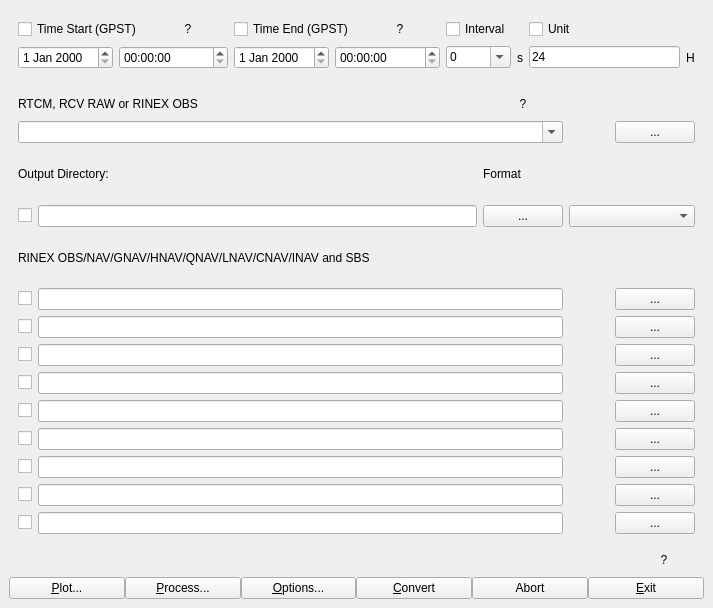
<?xml version="1.0" encoding="UTF-8"?>
<ui version="4.0">
 <class>MainWindow</class>
 <widget class="QMainWindow" name="MainWindow">
  <property name="geometry">
   <rect>
    <x>0</x>
    <y>0</y>
    <width>713</width>
    <height>608</height>
   </rect>
  </property>
  <property name="windowTitle">
   <string>MainWindow</string>
  </property>
  <widget class="QWidget" name="centralwidget">
   <layout class="QVBoxLayout" name="verticalLayout">
    <item>
     <widget class="QWidget" name="Panel1" native="true">
      <property name="sizePolicy">
       <sizepolicy hsizetype="Preferred" vsizetype="Fixed">
        <horstretch>0</horstretch>
        <verstretch>0</verstretch>
       </sizepolicy>
      </property>
      <layout class="QGridLayout" name="gridLayout">
       <item row="1" column="8">
        <widget class="QLineEdit" name="TimeUnit">
         <property name="text">
          <string>24</string>
         </property>
        </widget>
       </item>
       <item row="0" column="3" colspan="2">
        <widget class="QCheckBox" name="TimeEndF">
         <property name="text">
          <string>Time End (GPST)</string>
         </property>
        </widget>
       </item>
       <item row="1" column="6">
        <widget class="QComboBox" name="TimeInt">
         <property name="editable">
          <bool>true</bool>
         </property>
         <item>
          <property name="text">
           <string>0</string>
          </property>
         </item>
         <item>
          <property name="text">
           <string>0.05</string>
          </property>
         </item>
         <item>
          <property name="text">
           <string>0.1</string>
          </property>
         </item>
         <item>
          <property name="text">
           <string>0.2</string>
          </property>
         </item>
         <item>
          <property name="text">
           <string>0.25</string>
          </property>
         </item>
         <item>
          <property name="text">
           <string>0.5</string>
          </property>
         </item>
         <item>
          <property name="text">
           <string>1</string>
          </property>
         </item>
         <item>
          <property name="text">
           <string>5</string>
          </property>
         </item>
         <item>
          <property name="text">
           <string>10</string>
          </property>
         </item>
         <item>
          <property name="text">
           <string>15</string>
          </property>
         </item>
         <item>
          <property name="text">
           <string>30</string>
          </property>
         </item>
         <item>
          <property name="text">
           <string>60</string>
          </property>
         </item>
        </widget>
       </item>
       <item row="1" column="3">
        <widget class="QDateEdit" name="TimeY2"/>
       </item>
       <item row="0" column="2">
        <widget class="QPushButton" name="BtnTime1">
         <property name="sizePolicy">
          <sizepolicy hsizetype="Fixed" vsizetype="Fixed">
           <horstretch>0</horstretch>
           <verstretch>0</verstretch>
          </sizepolicy>
         </property>
         <property name="text">
          <string>?</string>
         </property>
         <property name="flat">
          <bool>true</bool>
         </property>
        </widget>
       </item>
       <item row="1" column="0">
        <widget class="QDateEdit" name="TimeY1"/>
       </item>
       <item row="0" column="6">
        <widget class="QCheckBox" name="TimeIntF">
         <property name="text">
          <string>Interval</string>
         </property>
        </widget>
       </item>
       <item row="0" column="0" colspan="2">
        <widget class="QCheckBox" name="TimeStartF">
         <property name="text">
          <string>Time Start (GPST)</string>
         </property>
        </widget>
       </item>
       <item row="1" column="9">
        <widget class="QLabel" name="LabelTimeUnit">
         <property name="text">
          <string>H</string>
         </property>
        </widget>
       </item>
       <item row="1" column="7">
        <widget class="QLabel" name="LabelTimeInt">
         <property name="text">
          <string>s</string>
         </property>
        </widget>
       </item>
       <item row="0" column="8">
        <widget class="QCheckBox" name="TimeUnitF">
         <property name="text">
          <string>Unit</string>
         </property>
        </widget>
       </item>
       <item row="0" column="5">
        <widget class="QPushButton" name="BtnTime2">
         <property name="sizePolicy">
          <sizepolicy hsizetype="Fixed" vsizetype="Fixed">
           <horstretch>0</horstretch>
           <verstretch>0</verstretch>
          </sizepolicy>
         </property>
         <property name="text">
          <string>?</string>
         </property>
         <property name="flat">
          <bool>true</bool>
         </property>
        </widget>
       </item>
       <item row="1" column="1" colspan="2">
        <widget class="QTimeEdit" name="TimeH1"/>
       </item>
       <item row="1" column="4" colspan="2">
        <widget class="QTimeEdit" name="TimeH2"/>
       </item>
      </layout>
     </widget>
    </item>
    <item>
     <widget class="QWidget" name="Panel2" native="true">
      <layout class="QGridLayout" name="gridLayout_2">
       <item row="11" column="0">
        <widget class="QCheckBox" name="OutFileEna6">
         <property name="text">
          <string/>
         </property>
        </widget>
       </item>
       <item row="7" column="0">
        <widget class="QCheckBox" name="OutFileEna2">
         <property name="text">
          <string/>
         </property>
        </widget>
       </item>
       <item row="3" column="0" colspan="2">
        <widget class="QLabel" name="LabelOutDir">
         <property name="text">
          <string>Output Directory:</string>
         </property>
        </widget>
       </item>
       <item row="9" column="0">
        <widget class="QCheckBox" name="OutFileEna4">
         <property name="text">
          <string/>
         </property>
        </widget>
       </item>
       <item row="3" column="2">
        <widget class="QLabel" name="LabelFormat">
         <property name="text">
          <string>Format</string>
         </property>
        </widget>
       </item>
       <item row="8" column="0">
        <widget class="QCheckBox" name="OutFileEna3">
         <property name="text">
          <string/>
         </property>
        </widget>
       </item>
       <item row="4" column="2">
        <widget class="QPushButton" name="BtnOutDir">
         <property name="text">
          <string>...</string>
         </property>
        </widget>
       </item>
       <item row="4" column="1">
        <widget class="QLineEdit" name="OutDir"/>
       </item>
       <item row="6" column="0">
        <widget class="QCheckBox" name="OutFileEna1">
         <property name="text">
          <string/>
         </property>
        </widget>
       </item>
       <item row="10" column="0">
        <widget class="QCheckBox" name="OutFileEna5">
         <property name="text">
          <string/>
         </property>
        </widget>
       </item>
       <item row="5" column="0" colspan="2">
        <widget class="QLabel" name="LabelOutFile">
         <property name="text">
          <string>RINEX OBS/NAV/GNAV/HNAV/QNAV/LNAV/CNAV/INAV and SBS</string>
         </property>
        </widget>
       </item>
       <item row="4" column="0">
        <widget class="QCheckBox" name="OutDirEna">
         <property name="text">
          <string/>
         </property>
        </widget>
       </item>
       <item row="12" column="0">
        <widget class="QCheckBox" name="OutFileEna7">
         <property name="text">
          <string/>
         </property>
        </widget>
       </item>
       <item row="13" column="0">
        <widget class="QCheckBox" name="OutFileEna8">
         <property name="text">
          <string/>
         </property>
        </widget>
       </item>
       <item row="14" column="0">
        <widget class="QCheckBox" name="OutFileEna9">
         <property name="text">
          <string/>
         </property>
        </widget>
       </item>
       <item row="6" column="3">
        <widget class="QPushButton" name="BtnOutFileView1">
         <property name="text">
          <string/>
         </property>
         <property name="icon">
          <iconset resource="../rtkpost_qt/rtkpost_qt.qrc">
           <normaloff>:/buttons/doc.bmp</normaloff>:/buttons/doc.bmp</iconset>
         </property>
         <property name="flat">
          <bool>true</bool>
         </property>
        </widget>
       </item>
       <item row="6" column="4">
        <widget class="QPushButton" name="BtnOutFile1">
         <property name="sizePolicy">
          <sizepolicy hsizetype="Fixed" vsizetype="Fixed">
           <horstretch>0</horstretch>
           <verstretch>0</verstretch>
          </sizepolicy>
         </property>
         <property name="text">
          <string>...</string>
         </property>
        </widget>
       </item>
       <item row="7" column="4">
        <widget class="QPushButton" name="BtnOutFile2">
         <property name="sizePolicy">
          <sizepolicy hsizetype="Fixed" vsizetype="Fixed">
           <horstretch>0</horstretch>
           <verstretch>0</verstretch>
          </sizepolicy>
         </property>
         <property name="text">
          <string>...</string>
         </property>
        </widget>
       </item>
       <item row="8" column="4">
        <widget class="QPushButton" name="BtnOutFile3">
         <property name="sizePolicy">
          <sizepolicy hsizetype="Fixed" vsizetype="Fixed">
           <horstretch>0</horstretch>
           <verstretch>0</verstretch>
          </sizepolicy>
         </property>
         <property name="text">
          <string>...</string>
         </property>
        </widget>
       </item>
       <item row="7" column="3">
        <widget class="QPushButton" name="BtnOutFileView2">
         <property name="text">
          <string/>
         </property>
         <property name="icon">
          <iconset resource="../rtkpost_qt/rtkpost_qt.qrc">
           <normaloff>:/buttons/doc.bmp</normaloff>:/buttons/doc.bmp</iconset>
         </property>
         <property name="flat">
          <bool>true</bool>
         </property>
        </widget>
       </item>
       <item row="8" column="3">
        <widget class="QPushButton" name="BtnOutFileView3">
         <property name="text">
          <string/>
         </property>
         <property name="icon">
          <iconset resource="../rtkpost_qt/rtkpost_qt.qrc">
           <normaloff>:/buttons/doc.bmp</normaloff>:/buttons/doc.bmp</iconset>
         </property>
         <property name="flat">
          <bool>true</bool>
         </property>
        </widget>
       </item>
       <item row="8" column="1" colspan="2">
        <widget class="QLineEdit" name="OutFile3"/>
       </item>
       <item row="7" column="1" colspan="2">
        <widget class="QLineEdit" name="OutFile2"/>
       </item>
       <item row="6" column="1" colspan="2">
        <widget class="QLineEdit" name="OutFile1"/>
       </item>
       <item row="9" column="4">
        <widget class="QPushButton" name="BtnOutFile4">
         <property name="sizePolicy">
          <sizepolicy hsizetype="Fixed" vsizetype="Fixed">
           <horstretch>0</horstretch>
           <verstretch>0</verstretch>
          </sizepolicy>
         </property>
         <property name="text">
          <string>...</string>
         </property>
        </widget>
       </item>
       <item row="10" column="4">
        <widget class="QPushButton" name="BtnOutFile5">
         <property name="sizePolicy">
          <sizepolicy hsizetype="Fixed" vsizetype="Fixed">
           <horstretch>0</horstretch>
           <verstretch>0</verstretch>
          </sizepolicy>
         </property>
         <property name="text">
          <string>...</string>
         </property>
        </widget>
       </item>
       <item row="11" column="4">
        <widget class="QPushButton" name="BtnOutFile6">
         <property name="sizePolicy">
          <sizepolicy hsizetype="Fixed" vsizetype="Fixed">
           <horstretch>0</horstretch>
           <verstretch>0</verstretch>
          </sizepolicy>
         </property>
         <property name="text">
          <string>...</string>
         </property>
        </widget>
       </item>
       <item row="12" column="4">
        <widget class="QPushButton" name="BtnOutFile7">
         <property name="sizePolicy">
          <sizepolicy hsizetype="Fixed" vsizetype="Fixed">
           <horstretch>0</horstretch>
           <verstretch>0</verstretch>
          </sizepolicy>
         </property>
         <property name="text">
          <string>...</string>
         </property>
        </widget>
       </item>
       <item row="13" column="4">
        <widget class="QPushButton" name="BtnOutFile8">
         <property name="sizePolicy">
          <sizepolicy hsizetype="Fixed" vsizetype="Fixed">
           <horstretch>0</horstretch>
           <verstretch>0</verstretch>
          </sizepolicy>
         </property>
         <property name="text">
          <string>...</string>
         </property>
        </widget>
       </item>
       <item row="14" column="4">
        <widget class="QPushButton" name="BtnOutFile9">
         <property name="sizePolicy">
          <sizepolicy hsizetype="Fixed" vsizetype="Fixed">
           <horstretch>0</horstretch>
           <verstretch>0</verstretch>
          </sizepolicy>
         </property>
         <property name="text">
          <string>...</string>
         </property>
        </widget>
       </item>
       <item row="9" column="3">
        <widget class="QPushButton" name="BtnOutFileView4">
         <property name="text">
          <string/>
         </property>
         <property name="icon">
          <iconset resource="../rtkpost_qt/rtkpost_qt.qrc">
           <normaloff>:/buttons/doc.bmp</normaloff>:/buttons/doc.bmp</iconset>
         </property>
         <property name="flat">
          <bool>true</bool>
         </property>
        </widget>
       </item>
       <item row="10" column="3">
        <widget class="QPushButton" name="BtnOutFileView5">
         <property name="text">
          <string/>
         </property>
         <property name="icon">
          <iconset resource="../rtkpost_qt/rtkpost_qt.qrc">
           <normaloff>:/buttons/doc.bmp</normaloff>:/buttons/doc.bmp</iconset>
         </property>
         <property name="flat">
          <bool>true</bool>
         </property>
        </widget>
       </item>
       <item row="11" column="3">
        <widget class="QPushButton" name="BtnOutFileView6">
         <property name="text">
          <string/>
         </property>
         <property name="icon">
          <iconset resource="../rtkpost_qt/rtkpost_qt.qrc">
           <normaloff>:/buttons/doc.bmp</normaloff>:/buttons/doc.bmp</iconset>
         </property>
         <property name="flat">
          <bool>true</bool>
         </property>
        </widget>
       </item>
       <item row="12" column="3">
        <widget class="QPushButton" name="BtnOutFileView7">
         <property name="text">
          <string/>
         </property>
         <property name="icon">
          <iconset resource="../rtkpost_qt/rtkpost_qt.qrc">
           <normaloff>:/buttons/doc.bmp</normaloff>:/buttons/doc.bmp</iconset>
         </property>
         <property name="flat">
          <bool>true</bool>
         </property>
        </widget>
       </item>
       <item row="13" column="3">
        <widget class="QPushButton" name="BtnOutFileView8">
         <property name="text">
          <string/>
         </property>
         <property name="icon">
          <iconset resource="../rtkpost_qt/rtkpost_qt.qrc">
           <normaloff>:/buttons/doc.bmp</normaloff>:/buttons/doc.bmp</iconset>
         </property>
         <property name="flat">
          <bool>true</bool>
         </property>
        </widget>
       </item>
       <item row="14" column="3">
        <widget class="QPushButton" name="BtnOutFileView9">
         <property name="text">
          <string/>
         </property>
         <property name="icon">
          <iconset resource="../rtkpost_qt/rtkpost_qt.qrc">
           <normaloff>:/buttons/doc.bmp</normaloff>:/buttons/doc.bmp</iconset>
         </property>
         <property name="flat">
          <bool>true</bool>
         </property>
        </widget>
       </item>
       <item row="9" column="1" colspan="2">
        <widget class="QLineEdit" name="OutFile4"/>
       </item>
       <item row="10" column="1" colspan="2">
        <widget class="QLineEdit" name="OutFile5"/>
       </item>
       <item row="11" column="1" colspan="2">
        <widget class="QLineEdit" name="OutFile6"/>
       </item>
       <item row="12" column="1" colspan="2">
        <widget class="QLineEdit" name="OutFile7"/>
       </item>
       <item row="13" column="1" colspan="2">
        <widget class="QLineEdit" name="OutFile8"/>
       </item>
       <item row="14" column="1" colspan="2">
        <widget class="QLineEdit" name="OutFile9"/>
       </item>
       <item row="4" column="3" colspan="2">
        <widget class="QComboBox" name="Format"/>
       </item>
       <item row="2" column="4">
        <widget class="QPushButton" name="BtnInFile">
         <property name="sizePolicy">
          <sizepolicy hsizetype="Fixed" vsizetype="Fixed">
           <horstretch>0</horstretch>
           <verstretch>0</verstretch>
          </sizepolicy>
         </property>
         <property name="text">
          <string>...</string>
         </property>
        </widget>
       </item>
       <item row="2" column="3">
        <widget class="QPushButton" name="BtnInFileView">
         <property name="text">
          <string/>
         </property>
         <property name="icon">
          <iconset resource="../rtkpost_qt/rtkpost_qt.qrc">
           <normaloff>:/buttons/doc.bmp</normaloff>:/buttons/doc.bmp</iconset>
         </property>
         <property name="flat">
          <bool>true</bool>
         </property>
        </widget>
       </item>
       <item row="2" column="0" colspan="3">
        <widget class="QComboBox" name="InFile">
         <property name="editable">
          <bool>true</bool>
         </property>
        </widget>
       </item>
       <item row="1" column="2">
        <widget class="QPushButton" name="BtnKey">
         <property name="sizePolicy">
          <sizepolicy hsizetype="Fixed" vsizetype="Fixed">
           <horstretch>0</horstretch>
           <verstretch>0</verstretch>
          </sizepolicy>
         </property>
         <property name="text">
          <string>?</string>
         </property>
         <property name="flat">
          <bool>true</bool>
         </property>
        </widget>
       </item>
       <item row="1" column="0" colspan="2">
        <widget class="QLabel" name="LabelInFile">
         <property name="text">
          <string>RTCM, RCV RAW or RINEX OBS</string>
         </property>
        </widget>
       </item>
      </layout>
     </widget>
    </item>
    <item>
     <widget class="QWidget" name="Panel3" native="true">
      <property name="sizePolicy">
       <sizepolicy hsizetype="Preferred" vsizetype="Fixed">
        <horstretch>0</horstretch>
        <verstretch>0</verstretch>
       </sizepolicy>
      </property>
      <layout class="QHBoxLayout" name="horizontalLayout_2">
       <property name="spacing">
        <number>0</number>
       </property>
       <property name="leftMargin">
        <number>0</number>
       </property>
       <property name="topMargin">
        <number>0</number>
       </property>
       <property name="rightMargin">
        <number>0</number>
       </property>
       <property name="bottomMargin">
        <number>0</number>
       </property>
       <item>
        <widget class="QLabel" name="Message">
         <property name="text">
          <string/>
         </property>
        </widget>
       </item>
       <item>
        <widget class="QPushButton" name="BtnAbout">
         <property name="sizePolicy">
          <sizepolicy hsizetype="Fixed" vsizetype="Fixed">
           <horstretch>0</horstretch>
           <verstretch>0</verstretch>
          </sizepolicy>
         </property>
         <property name="text">
          <string>?</string>
         </property>
         <property name="flat">
          <bool>true</bool>
         </property>
        </widget>
       </item>
      </layout>
     </widget>
    </item>
    <item>
     <widget class="QWidget" name="widget" native="true">
      <property name="sizePolicy">
       <sizepolicy hsizetype="Preferred" vsizetype="Fixed">
        <horstretch>0</horstretch>
        <verstretch>0</verstretch>
       </sizepolicy>
      </property>
      <layout class="QHBoxLayout" name="horizontalLayout">
       <property name="spacing">
        <number>0</number>
       </property>
       <property name="leftMargin">
        <number>0</number>
       </property>
       <property name="topMargin">
        <number>0</number>
       </property>
       <property name="rightMargin">
        <number>0</number>
       </property>
       <property name="bottomMargin">
        <number>0</number>
       </property>
       <item>
        <widget class="QPushButton" name="BtnPlot">
         <property name="text">
          <string>&amp;Plot...</string>
         </property>
         <property name="icon">
          <iconset resource="../rtkpost_qt/rtkpost_qt.qrc">
           <normaloff>:/buttons/chart.bmp</normaloff>:/buttons/chart.bmp</iconset>
         </property>
        </widget>
       </item>
       <item>
        <widget class="QPushButton" name="BtnPost">
         <property name="text">
          <string>&amp;Process...</string>
         </property>
        </widget>
       </item>
       <item>
        <widget class="QPushButton" name="BtnOptions">
         <property name="text">
          <string>&amp;Options...</string>
         </property>
         <property name="icon">
          <iconset resource="../rtkpost_qt/rtkpost_qt.qrc">
           <normaloff>:/buttons/toolbmp</normaloff>:/buttons/toolbmp</iconset>
         </property>
        </widget>
       </item>
       <item>
        <widget class="QPushButton" name="BtnConvert">
         <property name="text">
          <string>&amp;Convert</string>
         </property>
         <property name="icon">
          <iconset resource="../rtknavi_qt/rtknavi_qt.qrc">
           <normaloff>:/buttons/start.bmp</normaloff>:/buttons/start.bmp</iconset>
         </property>
        </widget>
       </item>
       <item>
        <widget class="QPushButton" name="BtnAbort">
         <property name="text">
          <string>Abort</string>
         </property>
         <property name="icon">
          <iconset resource="../rtknavi_qt/rtknavi_qt.qrc">
           <normaloff>:/buttons/stop2.bmp</normaloff>:/buttons/stop2.bmp</iconset>
         </property>
        </widget>
       </item>
       <item>
        <widget class="QPushButton" name="BtnExit">
         <property name="text">
          <string>&amp;Exit</string>
         </property>
        </widget>
       </item>
      </layout>
     </widget>
    </item>
   </layout>
  </widget>
 </widget>
 <resources>
  <include location="../rtkpost_qt/rtkpost_qt.qrc"/>
  <include location="../rtknavi_qt/rtknavi_qt.qrc"/>
 </resources>
 <connections/>
</ui>
